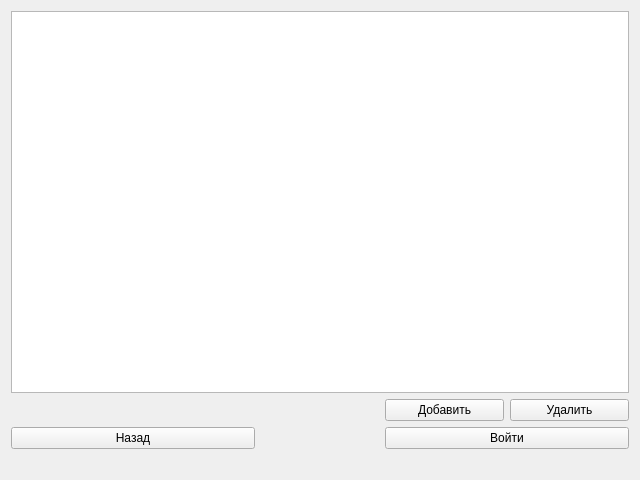
<?xml version="1.0" encoding="UTF-8"?>
<ui version="4.0">
 <class>Form</class>
 <widget class="QWidget" name="Form">
  <property name="geometry">
   <rect>
    <x>0</x>
    <y>0</y>
    <width>640</width>
    <height>480</height>
   </rect>
  </property>
  <property name="windowTitle">
   <string>Form</string>
  </property>
  <layout class="QGridLayout" name="gridLayout_2">
   <item row="0" column="0">
    <layout class="QGridLayout" name="gridLayout">
     <item row="0" column="0" rowspan="2" colspan="5">
      <widget class="QTableView" name="tableView"/>
     </item>
     <item row="1" column="1">
      <spacer name="verticalSpacer_2">
       <property name="orientation">
        <enum>Qt::Vertical</enum>
       </property>
       <property name="sizeHint" stdset="0">
        <size>
         <width>20</width>
         <height>86</height>
        </size>
       </property>
      </spacer>
     </item>
     <item row="2" column="2" rowspan="2">
      <spacer name="verticalSpacer">
       <property name="orientation">
        <enum>Qt::Vertical</enum>
       </property>
       <property name="sizeHint" stdset="0">
        <size>
         <width>20</width>
         <height>86</height>
        </size>
       </property>
      </spacer>
     </item>
     <item row="2" column="3">
      <widget class="QPushButton" name="pushButton_3">
       <property name="text">
        <string>Добавить</string>
       </property>
      </widget>
     </item>
     <item row="2" column="4">
      <widget class="QPushButton" name="pushButton_4">
       <property name="text">
        <string>Удалить</string>
       </property>
      </widget>
     </item>
     <item row="3" column="0" colspan="2">
      <widget class="QPushButton" name="pushButton">
       <property name="text">
        <string>Назад</string>
       </property>
      </widget>
     </item>
     <item row="3" column="3" colspan="2">
      <widget class="QPushButton" name="pushButton_2">
       <property name="text">
        <string>Войти</string>
       </property>
      </widget>
     </item>
     <item row="4" column="0" colspan="5">
      <widget class="QLabel" name="label_3">
       <property name="text">
        <string/>
       </property>
      </widget>
     </item>
    </layout>
   </item>
  </layout>
 </widget>
 <resources/>
 <connections/>
</ui>
